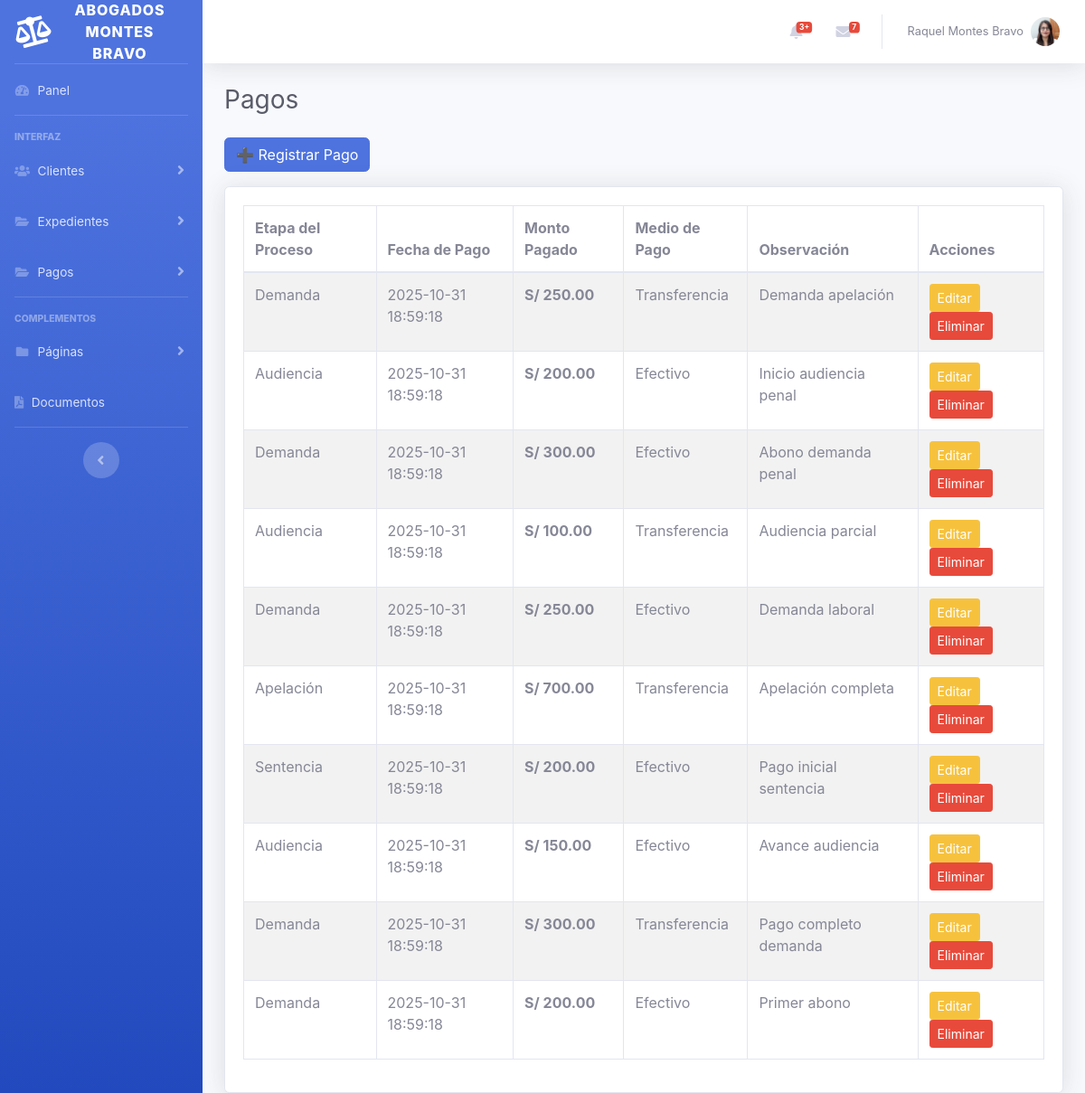
The page /pago.php on the database its author committed.
### tables this page shows
CREATE TABLE `pago` (
  `id_pago` int(11) NOT NULL,
  `id_etapa` int(11) NOT NULL,
  `fecha_pago` datetime DEFAULT current_timestamp(),
  `monto_pagado` decimal(10,2) NOT NULL,
  `medio_pago` varchar(50) DEFAULT NULL,
  `observacion` varchar(255) DEFAULT NULL
);

CREATE TABLE `etapa_proceso` (
  `id_etapa` int(11) NOT NULL,
  `id_expediente` int(11) NOT NULL,
  `nombre_etapa` enum('Demanda','Audiencia','Sentencia','Apelación') NOT NULL,
  `monto_total` decimal(10,2) NOT NULL,
  `total_pagado` decimal(10,2) DEFAULT 0.00,
  `saldo_pendiente` decimal(10,2) GENERATED ALWAYS AS (`monto_total` - `total_pagado`) STORED,
  `porcentaje_avance` decimal(5,2) GENERATED ALWAYS AS (`total_pagado` / `monto_total` * 100) STORED,
  `estado_etapa` enum('Pendiente','En proceso','Pagada') DEFAULT 'Pendiente'
);

### pago.php (the view)
<?php include("db.php"); ?>
<?php include("includes/header.php"); ?>
<?php include("includes/sidebar.php"); ?>
<div id="content-wrapper" class="d-flex flex-column">
    <div id="content">
        <?php
        include("includes/topbar.php");
        ?>
<div class="container-fluid">
    <h1 class="h3 mb-4 text-gray-800">Pagos</h1>
    <a href="pago_add.php" class="btn btn-primary mb-3">➕ Registrar Pago</a>
    <div class="card shadow">
        <div class="card-body">
            <table class="table table-bordered table-striped">
                <thead>
                    <tr>
                        <th>Etapa del Proceso</th>
                        <th>Fecha de Pago</th>
                        <th>Monto Pagado</th>
                        <th>Medio de Pago</th>
                        <th>Observación</th>
                        <th>Acciones</th>
                    </tr>
                </thead>
                <tbody>
                <?php
                $sql = "
                    SELECT
                        p.id_pago,
                        p.fecha_pago,
                        p.monto_pagado,
                        p.medio_pago,
                        p.observacion,
                        e.nombre_etapa
                    FROM pago p
                    INNER JOIN etapa_proceso e
                        ON p.id_etapa = e.id_etapa
                    ORDER BY p.id_pago DESC
                ";
                $resultado = $conexion->query($sql);
                if ($resultado->num_rows > 0):
                    while ($fila = $resultado->fetch_assoc()):
                ?>
                    <tr>
                        <td><?= $fila['nombre_etapa'] ?></td>
                        <td><?= $fila['fecha_pago'] ?></td>
                        <td><strong>S/ <?= number_format($fila['monto_pagado'], 2) ?></strong></td>
                        <td><?= $fila['medio_pago'] ?></td>
                        <td><?= $fila['observacion'] ?></td>
                        <td>
                            <a href="pago_edit.php?id=<?= $fila['id_pago']; ?>" class="btn btn-warning btn-sm">
                                Editar
                            </a>
                            <a href="pago_delete.php?id=<?= $fila['id_pago']; ?>"
                               onclick="return confirm('¿Desea eliminar este pago?');"
                               class="btn btn-danger btn-sm">
                                Eliminar
                            </a>
                        </td>
                    </tr>
                <?php
                    endwhile;
                else:
                ?>
                <tr>
                    <td colspan="7" class="text-center">No hay pagos registrados.</td>
                </tr>
                <?php endif; ?>
                </tbody>
            </table>
        </div>
    </div>
</div>
<?php include("includes/footer.php"); ?>

### rows shown on the page
pago: id_etapa.nombre_etapa "Demanda", fecha_pago "2025-10-31 18:59:18", monto_pagado "250.00", medio_pago "Transferencia", observacion "Demanda apelación"
pago: id_etapa.nombre_etapa "Audiencia", fecha_pago "2025-10-31 18:59:18", monto_pagado "200.00", medio_pago "Efectivo", observacion "Inicio audiencia penal"
pago: id_etapa.nombre_etapa "Demanda", fecha_pago "2025-10-31 18:59:18", monto_pagado "300.00", medio_pago "Efectivo", observacion "Abono demanda penal"
pago: id_etapa.nombre_etapa "Audiencia", fecha_pago "2025-10-31 18:59:18", monto_pagado "100.00", medio_pago "Transferencia", observacion "Audiencia parcial"
pago: id_etapa.nombre_etapa "Demanda", fecha_pago "2025-10-31 18:59:18", monto_pagado "250.00", medio_pago "Efectivo", observacion "Demanda laboral"
pago: id_etapa.nombre_etapa "Apelación", fecha_pago "2025-10-31 18:59:18", monto_pagado "700.00", medio_pago "Transferencia", observacion "Apelación completa"
pago: id_etapa.nombre_etapa "Sentencia", fecha_pago "2025-10-31 18:59:18", monto_pagado "200.00", medio_pago "Efectivo", observacion "Pago inicial sentencia"
pago: id_etapa.nombre_etapa "Audiencia", fecha_pago "2025-10-31 18:59:18", monto_pagado "150.00", medio_pago "Efectivo", observacion "Avance audiencia"
pago: id_etapa.nombre_etapa "Demanda", fecha_pago "2025-10-31 18:59:18", monto_pagado "300.00", medio_pago "Transferencia", observacion "Pago completo demanda"
pago: id_etapa.nombre_etapa "Demanda", fecha_pago "2025-10-31 18:59:18", monto_pagado "200.00", medio_pago "Efectivo", observacion "Primer abono"
